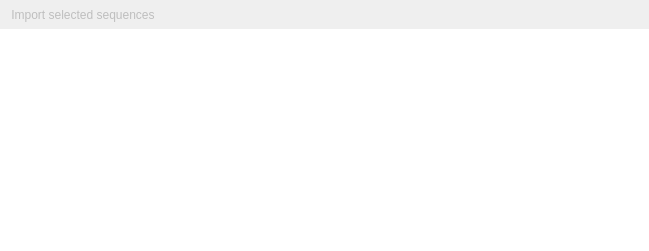
<?xml version="1.0" encoding="UTF-8"?>
<ui version="4.0">
 <class>BlastViewTab</class>
 <widget class="QWidget" name="BlastViewTab">
  <property name="geometry">
   <rect>
    <x>0</x>
    <y>0</y>
    <width>649</width>
    <height>251</height>
   </rect>
  </property>
  <property name="windowTitle">
   <string>Form</string>
  </property>
  <layout class="QVBoxLayout" name="verticalLayout">
   <property name="spacing">
    <number>0</number>
   </property>
   <property name="margin">
    <number>0</number>
   </property>
   <item>
    <widget class="QToolBar" name="toolBar">
     <property name="toolButtonStyle">
      <enum>Qt::ToolButtonTextBesideIcon</enum>
     </property>
     <addaction name="actionImportSelectedSequences"/>
    </widget>
   </item>
   <item>
    <widget class="QTableView" name="blastReportTableView_">
     <property name="frameShape">
      <enum>QFrame::NoFrame</enum>
     </property>
     <property name="frameShadow">
      <enum>QFrame::Sunken</enum>
     </property>
     <property name="editTriggers">
      <set>QAbstractItemView::NoEditTriggers</set>
     </property>
     <property name="alternatingRowColors">
      <bool>true</bool>
     </property>
     <property name="selectionMode">
      <enum>QAbstractItemView::ContiguousSelection</enum>
     </property>
     <property name="selectionBehavior">
      <enum>QAbstractItemView::SelectRows</enum>
     </property>
     <property name="textElideMode">
      <enum>Qt::ElideNone</enum>
     </property>
     <property name="verticalScrollMode">
      <enum>QAbstractItemView::ScrollPerPixel</enum>
     </property>
     <property name="horizontalScrollMode">
      <enum>QAbstractItemView::ScrollPerPixel</enum>
     </property>
     <property name="sortingEnabled">
      <bool>true</bool>
     </property>
     <attribute name="horizontalHeaderStretchLastSection">
      <bool>true</bool>
     </attribute>
     <attribute name="verticalHeaderDefaultSectionSize">
      <number>60</number>
     </attribute>
    </widget>
   </item>
  </layout>
  <action name="actionImportSelectedSequences">
   <property name="enabled">
    <bool>false</bool>
   </property>
   <property name="icon">
    <iconset resource="../../../resources.qrc">
     <normaloff>:/resources/images/icons/seanau/File import.png</normaloff>:/resources/images/icons/seanau/File import.png</iconset>
   </property>
   <property name="text">
    <string>Import selected sequences</string>
   </property>
  </action>
 </widget>
 <resources>
  <include location="../../../resources.qrc"/>
 </resources>
 <connections/>
</ui>
